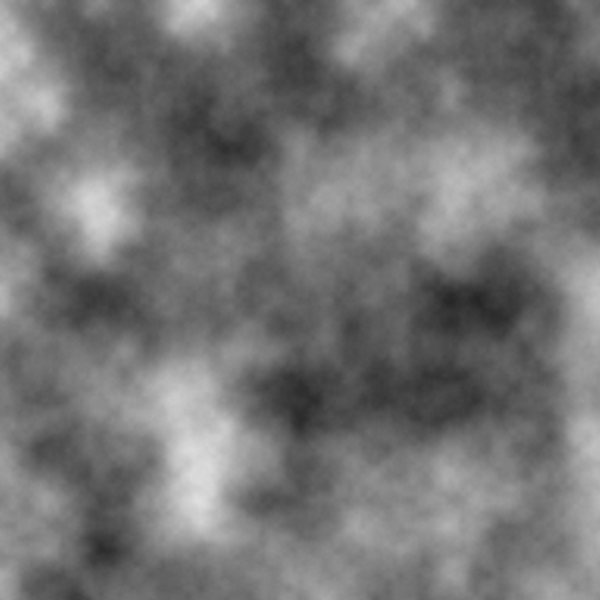
Frame 1 (no input)
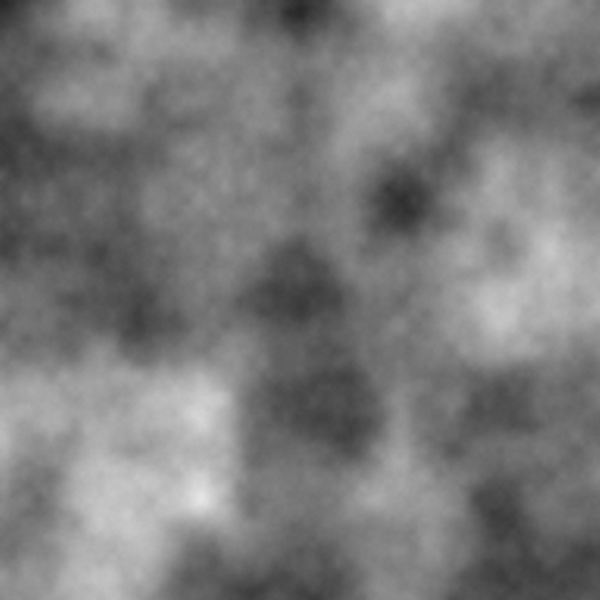
Frame 60 (the mouse pressed at the canvas centre just before this capture)
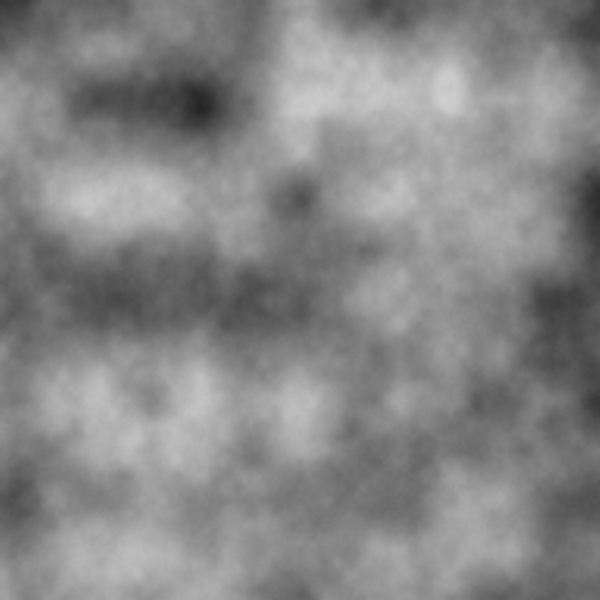
Frame 120 (the mouse held since frame 60 and released just before this capture)

The Processing sketch that drew these frames (run headless with seeded random() and noise(); from frame 60 on, the mouse is pressed at the canvas centre):

// Processing sketch: Day13_Noise_Sketch
// ── Day13_Noise_Sketch.pde
float counter = 0;

void setup(){
  size(600,600);
}

void draw(){
  loadPixels();
  noiseDetail(10,0.5);
  float xoff =0;
  for(int x=0; x<width; x++){
    float yoff = 0.0;
    for(int y=0; y<height; y++){
      color brightness = color(map(noise(xoff,yoff,counter),0,1,0,255));
      pixels[x+y*height] = color(brightness);
      yoff+= 0.01;
    }
    xoff+=0.01;
  }
  updatePixels();
  counter+=0.1;
}
